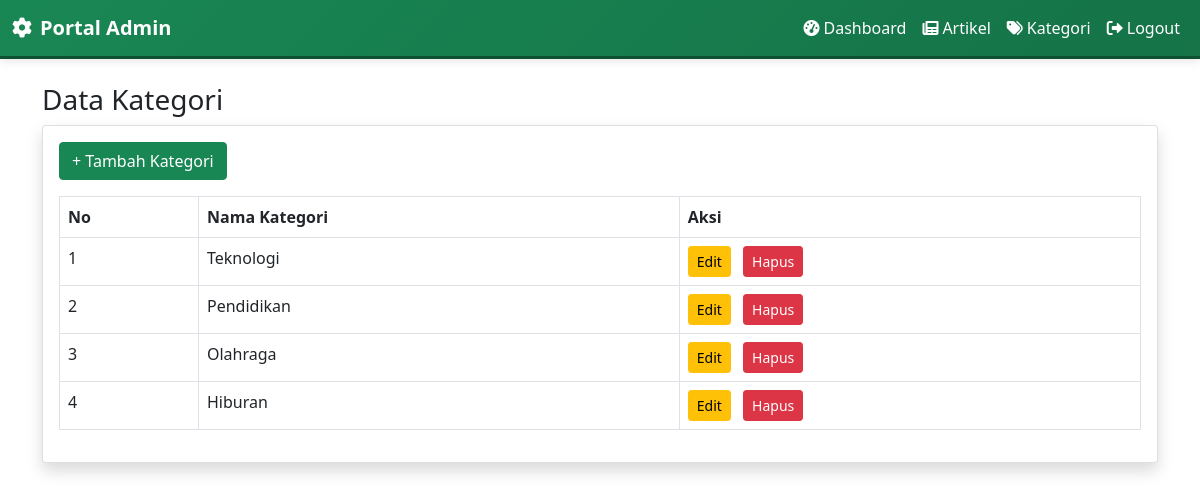
The app's page /admin/index.php?page=kategori (signed in) with its own data.
### tables this page shows
CREATE TABLE `kategori` (
  `id_kategori` int(11) NOT NULL,
  `nama_kategori` varchar(100) NOT NULL,
  `created_at` timestamp NOT NULL DEFAULT current_timestamp()
);

### admin/kategori/kategori.php (the view)
<?php
include '../koneksi.php';
$data = mysqli_query($conn, "SELECT * FROM kategori");
?>
<h3>Data Kategori</h3>
<div class="card shadow">
    <div class="card-body">
        <a href="index.php?page=tambah_kategori" class="btn btn-success mb-3">
            + Tambah Kategori
        </a>
        <table class="table table-bordered">
            <tr>
                <th>No</th>
                <th>Nama Kategori</th>
                <th>Aksi</th>
            </tr>
            <?php $no = 1;
            while ($row = mysqli_fetch_assoc($data)): ?>
                <tr>
                    <td><?= $no++ ?></td>
                    <td><?= $row['nama_kategori'] ?></td>
                    <td>
                        <a href="index.php?page=edit_kategori&id=<?= $row['id_kategori'] ?>"
                            class="btn btn-warning btn-sm me-2">Edit</a>
                        <a href="index.php?page=hapus_kategori&id=<?= $row['id_kategori'] ?>"
                            class="btn btn-danger btn-sm"
                            onclick="return confirm('Hapus?')">Hapus</a>
                    </td>
                </tr>
            <?php endwhile; ?>
        </table>
    </div>
</div>

### records on screen
kategori: nama_kategori "Teknologi"
kategori: nama_kategori "Pendidikan"
kategori: nama_kategori "Olahraga"
kategori: nama_kategori "Hiburan"
